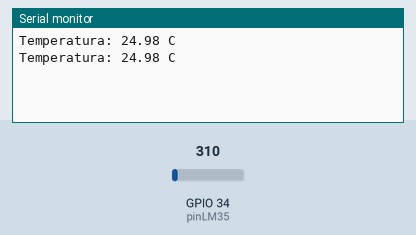
A sketch run on a simulated ESP32. Shown: the last lines printed to the serial monitor. The inputs (shaded band) are chosen by the test bench; at power-on: GPIO 34 (pinLM35) = 310.

Above: at 2.8 s.
2.9 s: GPIO 34 (pinLM35) set to 372
At 4.3 s:
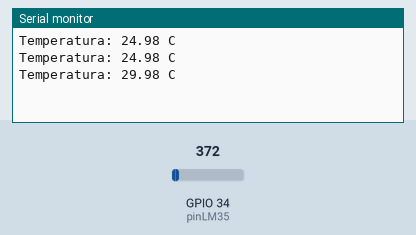
5.6 s: GPIO 34 (pinLM35) set to 434
At 7.1 s:
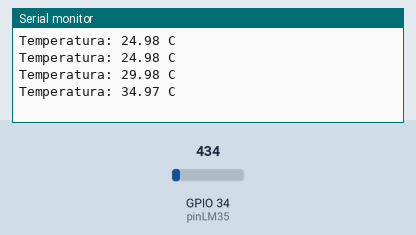
Timing chart, 0 to 8.6 s (numbered marks = the images above; inputs shaded):
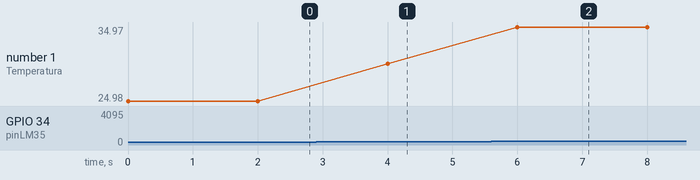

The sketch:

2.ino
```cpp
const int pinLM35 = 34;

void setup() {
  Serial.begin(115200);
}

void loop() {
  int valorLM35 = analogRead(pinLM35);

  float voltatge = (valorLM35 / 4095.0) * 3.3;
  float temperatura = voltatge * 100.0;

  Serial.print("Temperatura: ");
  Serial.print(temperatura);
  Serial.println(" C");

  delay(2000);
}
```

Measured:
- after the input at 2.9 s, the serial monitor: prints a new line after 1.1 s (image 1)
- after the input at 5.6 s, the serial monitor: prints a new line after 0.40 s (image 2)
- plotted number 1: 24.98 → 29.98 after the input at 2.9 s, 29.98 → 34.97 after the input at 5.6 s
